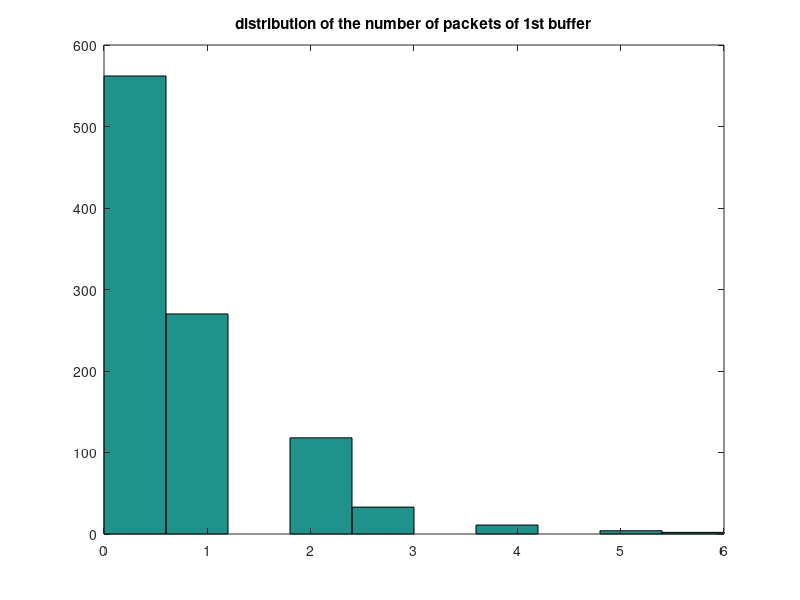
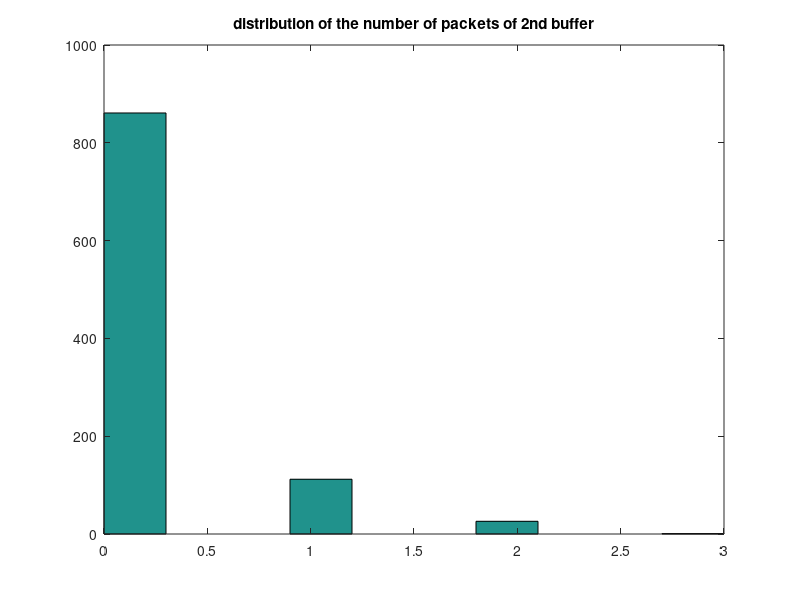
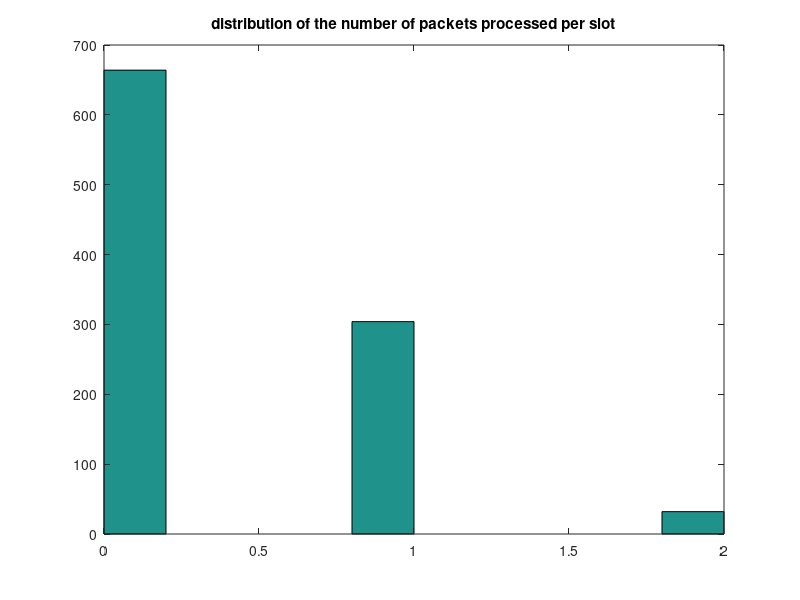

Write MATLAB code to recreate these figures, in order.
%case II (imbalanced system)
clear all;close all;clc;
buffer = zeros(1,4);
count_packet_slot = zeros();
%set load for the system
p = 0.6
% set 1000 loop
for time = 1:1000
    if time>1
    buffer(time,1) = buffer((time-1),1);
    buffer(time,2) = buffer((time-1),2);
    %k1 k2 used to decide whether packet come to the input
    k1 = rand();
        if k1 > p 
            i1 = 0;
            buffer(time,1) = buffer((time-1),1)+ i1;
        else
            i1 = 1;
            buffer(time,1) = buffer((time-1),1) + i1;%put the input in the buffer
            buffer(time,3) = randi(2);%decide this packet which output to go
        end;
    k2 = rand();
        if k2 > p 
            i2 = 0;
            buffer(time,2) = buffer((time-1),2)+ i2;
        else
            i2 = 1;
            buffer(time,2) = buffer((time-1),2) + i2;
            buffer(time,4) = randi(2);
        end;
    else
        k1 = rand();
        if k1 > p 
            i1 = 0;
            buffer(time,1) = i1;
            buffer(time,3) = 0;
        else
            i1 = 1;
            buffer(time,1) = i1;
            buffer(time,3) = randi(2);%decide this packet which output to go
        end;
        k2 = rand();
        if k2 > p 
            i2 = 0;
            buffer(time,2) = i2;
            buffer(time,4) = 0;
        else
            i2 = 1;
            buffer(time,2) = i2;
            buffer(time,4) = randi(2);
        end;
    end;
        
    %decide the action of the switch
    %deal with empty input
    m = find(buffer(:,3)~=0);
    n = find(buffer(:,4)~=0);
    if (isempty(m)==1) && (isempty(n)==1)
        continue;
    end;
    % if one input is empty, the other must be dealt with
    % isempty == 0 means packets waiting for delievering
    if (isempty(m)==1) && (isempty(n)==0)
        buffer(time,2) = buffer(time,2) -1;
        buffer(n(1),4) = 0;
    end;
    if (isempty(m)==0) && (isempty(n)==1)
        buffer(time,1) = buffer(time,1)-1;
        buffer(m(1),3) = 0;
    end;
    %if both input have packets, need to decide whether they can both
    %delieverd or one delievered the other one stay in the buffer
    if (isempty(m)==0)&&(isempty(n)==0)
       if (buffer(m(1),3)~=buffer(n(1),4)) %both input's packet are delievered
           buffer(time,1) = buffer(time,1) -1;
           buffer(time,2) = buffer(time,2) -1;
           buffer(m(1),3) = 0;
           buffer(n(1),4) = 0;
       else % only one input's packet are delievered
           switchs = rand();
           if switchs >0.75
                buffer(time,1) = buffer(time,1)-1;
                buffer(m(1),3) = 0;
           else
                buffer(time,2) = buffer(time,2)-1;
                buffer(n(1),4) = 0;
           end;
      end;
   end;
   if time > 1
   count_packet_slot(time) = abs(buffer(time,1)-buffer((time-1),1))+ abs(buffer(time,2)-buffer((time-1),2));
   end;
end;
mean_input1 = mean(buffer(:,1))
mean_input2 = mean(buffer(:,2))
mean_number_packets=mean(mean_input1+mean_input2)
figure(1)
hist(buffer(:,1));
title('distribution of the number of packets of 1st buffer');
figure(2)
hist(buffer(:,2));
title('distribution of the number of packets of 2nd buffer');
figure(3)
hist((buffer(:,1)+buffer(:,2)));
title('distribution of the number of packets of total buffer');
mean_packet_per_slot = mean(count_packet_slot)
hist(count_packet_slot);
title('distribution of the number of packets processed per slot');
